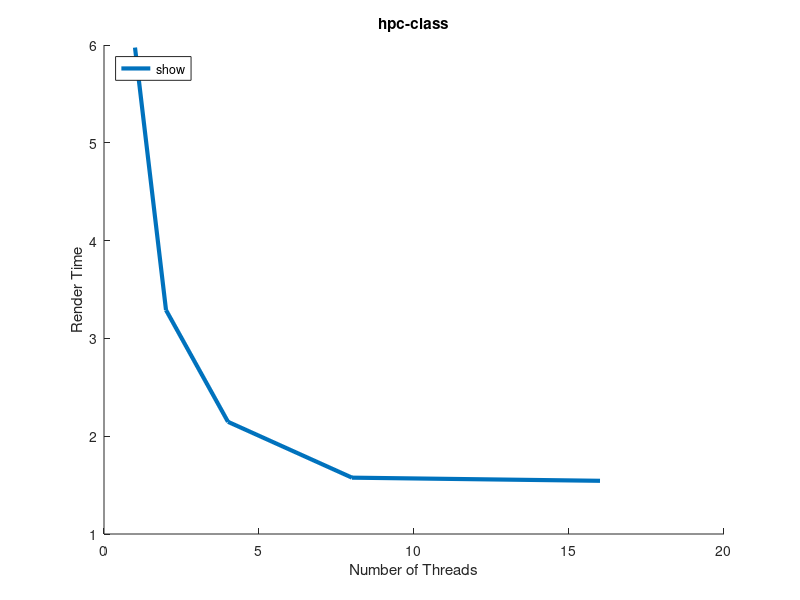

Here is the MATLAB script that generated this plot:
function static32
clear all;
close all;
hold on;

x = [1 2 4 8 16];

t0 = [ 5.973761 3.290060 2.147081 1.576057 1.543994 ];
plot(x, t0, 'LineWidth', 3, 'DisplayName', 'models/ironman.obj 3840x2160');

title('hpc-class');
xlabel('Number of Threads');
ylabel('Render Time');
legend('show', 'Location', 'NorthWest');
